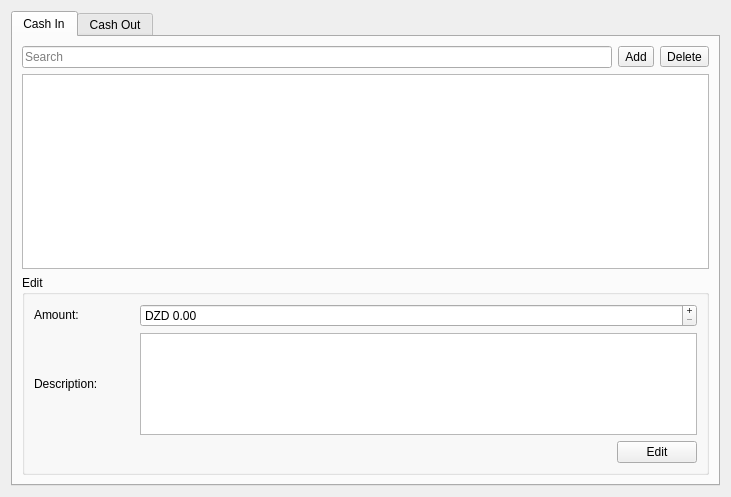
<?xml version="1.0" encoding="UTF-8"?>
<ui version="4.0">
 <class>ChashForm</class>
 <widget class="QWidget" name="ChashForm">
  <property name="geometry">
   <rect>
    <x>0</x>
    <y>0</y>
    <width>731</width>
    <height>497</height>
   </rect>
  </property>
  <property name="windowTitle">
   <string>Form</string>
  </property>
  <layout class="QGridLayout" name="gridLayout">
   <item row="0" column="0">
    <widget class="QTabWidget" name="tabWidget">
     <property name="tabShape">
      <enum>QTabWidget::Rounded</enum>
     </property>
     <property name="currentIndex">
      <number>0</number>
     </property>
     <property name="iconSize">
      <size>
       <width>16</width>
       <height>16</height>
      </size>
     </property>
     <widget class="QWidget" name="cashIn">
      <attribute name="icon">
       <iconset resource="res.qrc">
        <normaloff>:/Icons/res/up-arrow.png</normaloff>:/Icons/res/up-arrow.png</iconset>
      </attribute>
      <attribute name="title">
       <string>Cash In</string>
      </attribute>
      <layout class="QGridLayout" name="gridLayout_2">
       <item row="0" column="0">
        <layout class="QHBoxLayout" name="horizontalLayout">
         <item>
          <widget class="QLineEdit" name="search">
           <property name="placeholderText">
            <string>Search</string>
           </property>
           <property name="clearButtonEnabled">
            <bool>true</bool>
           </property>
          </widget>
         </item>
         <item>
          <widget class="QToolButton" name="addBtn">
           <property name="text">
            <string>Add</string>
           </property>
           <property name="icon">
            <iconset resource="res.qrc">
             <normaloff>:/Icons/res/add.png</normaloff>:/Icons/res/add.png</iconset>
           </property>
           <property name="popupMode">
            <enum>QToolButton::DelayedPopup</enum>
           </property>
           <property name="toolButtonStyle">
            <enum>Qt::ToolButtonTextBesideIcon</enum>
           </property>
          </widget>
         </item>
         <item>
          <widget class="QToolButton" name="deleteBtn">
           <property name="text">
            <string>Delete</string>
           </property>
           <property name="icon">
            <iconset resource="res.qrc">
             <normaloff>:/Icons/res/delete.png</normaloff>:/Icons/res/delete.png</iconset>
           </property>
           <property name="toolButtonStyle">
            <enum>Qt::ToolButtonTextBesideIcon</enum>
           </property>
          </widget>
         </item>
        </layout>
       </item>
       <item row="1" column="0">
        <widget class="QTableView" name="chashInTabel">
         <property name="alternatingRowColors">
          <bool>true</bool>
         </property>
        </widget>
       </item>
       <item row="2" column="0">
        <widget class="QGroupBox" name="groupBox">
         <property name="minimumSize">
          <size>
           <width>0</width>
           <height>200</height>
          </size>
         </property>
         <property name="maximumSize">
          <size>
           <width>16777215</width>
           <height>200</height>
          </size>
         </property>
         <property name="title">
          <string>Edit</string>
         </property>
         <layout class="QVBoxLayout" name="verticalLayout">
          <item>
           <layout class="QHBoxLayout" name="horizontalLayout_3">
            <item>
             <widget class="QLabel" name="label">
              <property name="sizePolicy">
               <sizepolicy hsizetype="Fixed" vsizetype="Fixed">
                <horstretch>0</horstretch>
                <verstretch>0</verstretch>
               </sizepolicy>
              </property>
              <property name="minimumSize">
               <size>
                <width>100</width>
                <height>0</height>
               </size>
              </property>
              <property name="maximumSize">
               <size>
                <width>100</width>
                <height>16777215</height>
               </size>
              </property>
              <property name="text">
               <string>Amount:</string>
              </property>
             </widget>
            </item>
            <item>
             <widget class="QDoubleSpinBox" name="amount">
              <property name="buttonSymbols">
               <enum>QAbstractSpinBox::PlusMinus</enum>
              </property>
              <property name="prefix">
               <string>DZD </string>
              </property>
              <property name="maximum">
               <double>10000000000000000000000.000000000000000</double>
              </property>
              <property name="singleStep">
               <double>0.100000000000000</double>
              </property>
             </widget>
            </item>
           </layout>
          </item>
          <item>
           <layout class="QHBoxLayout" name="horizontalLayout_8">
            <item>
             <widget class="QLabel" name="label_4">
              <property name="minimumSize">
               <size>
                <width>100</width>
                <height>0</height>
               </size>
              </property>
              <property name="maximumSize">
               <size>
                <width>100</width>
                <height>16777215</height>
               </size>
              </property>
              <property name="text">
               <string>Description:</string>
              </property>
             </widget>
            </item>
            <item>
             <widget class="QPlainTextEdit" name="plainTextEdit_2"/>
            </item>
           </layout>
          </item>
          <item>
           <layout class="QHBoxLayout" name="horizontalLayout_4">
            <item>
             <spacer name="horizontalSpacer">
              <property name="orientation">
               <enum>Qt::Horizontal</enum>
              </property>
              <property name="sizeHint" stdset="0">
               <size>
                <width>40</width>
                <height>20</height>
               </size>
              </property>
             </spacer>
            </item>
            <item>
             <widget class="QPushButton" name="editBtn">
              <property name="text">
               <string>Edit</string>
              </property>
             </widget>
            </item>
           </layout>
          </item>
         </layout>
        </widget>
       </item>
      </layout>
     </widget>
     <widget class="QWidget" name="cashOut">
      <attribute name="icon">
       <iconset resource="res.qrc">
        <normaloff>:/Icons/res/down-arrow.png</normaloff>:/Icons/res/down-arrow.png</iconset>
      </attribute>
      <attribute name="title">
       <string>Cash Out</string>
      </attribute>
      <layout class="QGridLayout" name="gridLayout_3">
       <item row="1" column="0">
        <widget class="QTableView" name="chashOutTabel">
         <property name="alternatingRowColors">
          <bool>true</bool>
         </property>
        </widget>
       </item>
       <item row="0" column="0">
        <layout class="QHBoxLayout" name="horizontalLayout_2">
         <item>
          <widget class="QLineEdit" name="searchOut">
           <property name="placeholderText">
            <string>Search</string>
           </property>
           <property name="clearButtonEnabled">
            <bool>true</bool>
           </property>
          </widget>
         </item>
         <item>
          <widget class="QToolButton" name="toolButton_3">
           <property name="text">
            <string>Add</string>
           </property>
           <property name="icon">
            <iconset resource="res.qrc">
             <normaloff>:/Icons/res/add.png</normaloff>:/Icons/res/add.png</iconset>
           </property>
           <property name="toolButtonStyle">
            <enum>Qt::ToolButtonTextBesideIcon</enum>
           </property>
          </widget>
         </item>
         <item>
          <widget class="QToolButton" name="toolButton_4">
           <property name="text">
            <string>Delete</string>
           </property>
           <property name="icon">
            <iconset resource="res.qrc">
             <normaloff>:/Icons/res/delete.png</normaloff>:/Icons/res/delete.png</iconset>
           </property>
           <property name="toolButtonStyle">
            <enum>Qt::ToolButtonTextBesideIcon</enum>
           </property>
          </widget>
         </item>
        </layout>
       </item>
       <item row="2" column="0">
        <widget class="QGroupBox" name="groupBox_2">
         <property name="minimumSize">
          <size>
           <width>0</width>
           <height>200</height>
          </size>
         </property>
         <property name="maximumSize">
          <size>
           <width>16777215</width>
           <height>200</height>
          </size>
         </property>
         <property name="title">
          <string>Edit</string>
         </property>
         <layout class="QVBoxLayout" name="verticalLayout_2">
          <item>
           <layout class="QHBoxLayout" name="horizontalLayout_5">
            <item>
             <widget class="QLabel" name="label_2">
              <property name="sizePolicy">
               <sizepolicy hsizetype="Fixed" vsizetype="Fixed">
                <horstretch>0</horstretch>
                <verstretch>0</verstretch>
               </sizepolicy>
              </property>
              <property name="minimumSize">
               <size>
                <width>100</width>
                <height>0</height>
               </size>
              </property>
              <property name="text">
               <string>Amount:</string>
              </property>
             </widget>
            </item>
            <item>
             <widget class="QDoubleSpinBox" name="doubleSpinBox">
              <property name="buttonSymbols">
               <enum>QAbstractSpinBox::PlusMinus</enum>
              </property>
              <property name="prefix">
               <string>DZD </string>
              </property>
              <property name="maximum">
               <double>99999999999999991611392.000000000000000</double>
              </property>
              <property name="singleStep">
               <double>0.100000000000000</double>
              </property>
             </widget>
            </item>
           </layout>
          </item>
          <item>
           <layout class="QHBoxLayout" name="horizontalLayout_6">
            <item>
             <widget class="QLabel" name="label_3">
              <property name="sizePolicy">
               <sizepolicy hsizetype="Fixed" vsizetype="Fixed">
                <horstretch>0</horstretch>
                <verstretch>0</verstretch>
               </sizepolicy>
              </property>
              <property name="minimumSize">
               <size>
                <width>100</width>
                <height>0</height>
               </size>
              </property>
              <property name="text">
               <string>Description:</string>
              </property>
             </widget>
            </item>
            <item>
             <widget class="QPlainTextEdit" name="plainTextEdit"/>
            </item>
           </layout>
          </item>
          <item>
           <layout class="QHBoxLayout" name="horizontalLayout_7">
            <item>
             <spacer name="horizontalSpacer_2">
              <property name="orientation">
               <enum>Qt::Horizontal</enum>
              </property>
              <property name="sizeHint" stdset="0">
               <size>
                <width>40</width>
                <height>20</height>
               </size>
              </property>
             </spacer>
            </item>
            <item>
             <widget class="QPushButton" name="editOutBtn">
              <property name="text">
               <string>Edit</string>
              </property>
             </widget>
            </item>
           </layout>
          </item>
         </layout>
        </widget>
       </item>
      </layout>
     </widget>
    </widget>
   </item>
  </layout>
 </widget>
 <resources>
  <include location="res.qrc"/>
 </resources>
 <connections/>
</ui>
